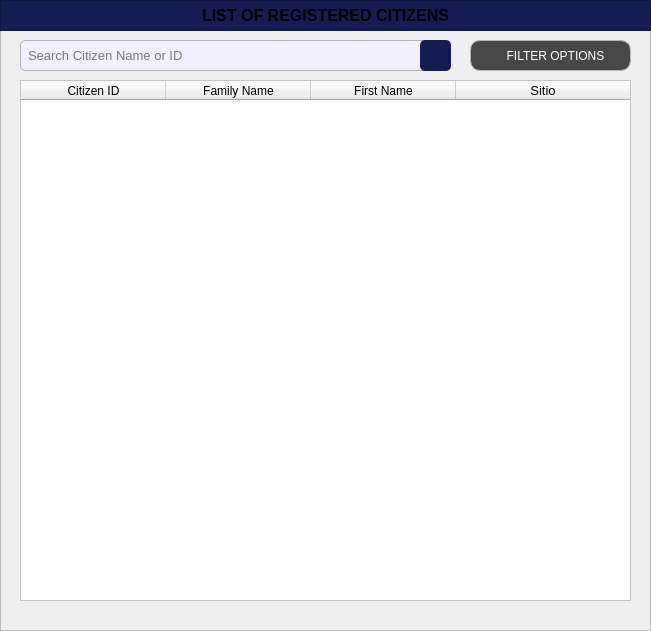
    <widget class="QFrame" name="basePopUpBodyFrame">
     <property name="geometry">
      <rect>
       <x>20</x>
       <y>20</y>
       <width>651</width>
       <height>631</height>
      </rect>
     </property>
     <property name="styleSheet">
      <string notr="true">#basePopUpBodyFrame {
	background-color: rgb(247, 247, 247);
	border: 1px solid rgb(194, 194, 194);
	border-radius: 10px;
}</string>
     </property>
     <property name="frameShape">
      <enum>QFrame::Shape::StyledPanel</enum>
     </property>
     <property name="frameShadow">
      <enum>QFrame::Shadow::Raised</enum>
     </property>
     <widget class="QFrame" name="basePopUpTitleFrame_3">
      <property name="geometry">
       <rect>
        <x>0</x>
        <y>0</y>
        <width>651</width>
        <height>31</height>
       </rect>
      </property>
      <property name="styleSheet">
       <string notr="true">#basePopUpTitleFrame_3 {
	background-color: #141c52;
}</string>
      </property>
      <property name="frameShape">
       <enum>QFrame::Shape::StyledPanel</enum>
      </property>
      <property name="frameShadow">
       <enum>QFrame::Shadow::Raised</enum>
      </property>
      <widget class="QLabel" name="label_title_3">
       <property name="geometry">
        <rect>
         <x>0</x>
         <y>0</y>
         <width>651</width>
         <height>31</height>
        </rect>
       </property>
       <property name="font">
        <font>
         <family>Arial</family>
         <pointsize>12</pointsize>
         <bold>true</bold>
        </font>
       </property>
       <property name="styleSheet">
        <string notr="true">#label_title{
	background-color:transparent;
	color: rgb(255, 255, 255);
}</string>
       </property>
       <property name="text">
        <string>LIST OF REGISTERED CITIZENS</string>
       </property>
       <property name="alignment">
        <set>Qt::AlignmentFlag::AlignCenter</set>
       </property>
      </widget>
     </widget>
     <widget class="QLineEdit" name="cp_CitizenName_fieldSearch">
      <property name="geometry">
       <rect>
        <x>20</x>
        <y>40</y>
        <width>431</width>
        <height>31</height>
       </rect>
      </property>
      <property name="font">
       <font>
        <family>Arial</family>
        <pointsize>10</pointsize>
       </font>
      </property>
      <property name="styleSheet">
       <string notr="true">#cp_CitizenName_fieldSearch{
    border: 1px solid #b3b3b3;  /* Black border */
    border-radius: 5px;        /* Rounded corners */
    padding: 5px;               /* Inner spacing */
    background-color: #f2efff;  /* Gray background */
    color: #000000; 
}
</string>
      </property>
      <property name="text">
       <string/>
      </property>
      <property name="placeholderText">
       <string>Search Citizen Name or ID</string>
      </property>
     </widget>
     <widget class="QPushButton" name="cp_CitizenName_buttonSearch">
      <property name="geometry">
       <rect>
        <x>420</x>
        <y>40</y>
        <width>31</width>
        <height>31</height>
       </rect>
      </property>
      <property name="font">
       <font>
        <family>Arial</family>
        <pointsize>9</pointsize>
       </font>
      </property>
      <property name="cursor">
       <cursorShape>PointingHandCursor</cursorShape>
      </property>
      <property name="focusPolicy">
       <enum>Qt::FocusPolicy::NoFocus</enum>
      </property>
      <property name="styleSheet">
       <string notr="true">#cp_CitizenName_buttonSearch {
    background-color:  #141c52;
    color: white;
    border-radius: 5px;
    padding: 10px; /* Optional: Adjusts spacing inside the button */
}
#cp_CitizenName_buttonSearch:hover {
    background-color: #1a237e; /* Slightly lighter blue when hovered */
}
#cp_CitizenName_buttonSearch:pressed {
    background-color: #0f1442; /* Darker blue when clicked */
}</string>
      </property>
      <property name="text">
       <string/>
      </property>
      <property name="icon">
       <iconset>
        <normaloff>../../../Assets/FuncIcons/icon_search_w.svg</normaloff>../../../Assets/FuncIcons/icon_search_w.svg</iconset>
      </property>
      <property name="iconSize">
       <size>
        <width>20</width>
        <height>20</height>
       </size>
      </property>
     </widget>
     <widget class="QTableWidget" name="inst_tableView_List_RegCitizens">
      <property name="geometry">
       <rect>
        <x>20</x>
        <y>80</y>
        <width>611</width>
        <height>521</height>
       </rect>
      </property>
      <property name="styleSheet">
       <string notr="true">#inst_tableView_List_RegCitizens {
	background-color: white;
	color: #black;
}
</string>
      </property>
      <attribute name="horizontalHeaderVisible">
       <bool>true</bool>
      </attribute>
      <attribute name="horizontalHeaderCascadingSectionResizes">
       <bool>false</bool>
      </attribute>
      <attribute name="horizontalHeaderDefaultSectionSize">
       <number>145</number>
      </attribute>
      <attribute name="horizontalHeaderShowSortIndicator" stdset="0">
       <bool>false</bool>
      </attribute>
      <attribute name="horizontalHeaderStretchLastSection">
       <bool>true</bool>
      </attribute>
      <attribute name="verticalHeaderCascadingSectionResizes">
       <bool>false</bool>
      </attribute>
      <column>
       <property name="text">
        <string>Citizen ID</string>
       </property>
       <property name="font">
        <font>
         <family>Arial</family>
        </font>
       </property>
       <property name="background">
        <color>
         <red>59</red>
         <green>57</green>
         <blue>100</blue>
        </color>
       </property>
      </column>
      <column>
       <property name="text">
        <string>Family Name</string>
       </property>
       <property name="font">
        <font>
         <family>Arial</family>
        </font>
       </property>
       <property name="background">
        <color>
         <red>59</red>
         <green>57</green>
         <blue>100</blue>
        </color>
       </property>
      </column>
      <column>
       <property name="text">
        <string>First Name</string>
       </property>
       <property name="font">
        <font>
         <family>Arial</family>
        </font>
       </property>
       <property name="background">
        <color>
         <red>59</red>
         <green>57</green>
         <blue>100</blue>
        </color>
       </property>
      </column>
      <column>
       <property name="text">
        <string>Sitio</string>
       </property>
       <property name="font">
        <font>
         <family>Arial</family>
         <pointsize>10</pointsize>
        </font>
       </property>
       <property name="background">
        <color>
         <red>59</red>
         <green>57</green>
         <blue>100</blue>
        </color>
       </property>
      </column>
     </widget>
     <widget class="QPushButton" name="profileList_buttonFilter">
      <property name="geometry">
       <rect>
        <x>470</x>
        <y>40</y>
        <width>161</width>
        <height>31</height>
       </rect>
      </property>
      <property name="font">
       <font>
        <family>Arial</family>
        <pointsize>9</pointsize>
       </font>
      </property>
      <property name="cursor">
       <cursorShape>PointingHandCursor</cursorShape>
      </property>
      <property name="focusPolicy">
       <enum>Qt::FocusPolicy::NoFocus</enum>
      </property>
      <property name="styleSheet">
       <string notr="true">#profileList_buttonFilter {
    background-color:  #474747;
    color: white;
    border: 1px solid #b5b5b5;
    border-radius: 10px;
    padding: 10px; 
}

#profileList_buttonFilter:hover {
    background-color: #636363;
    color: white; 
}

#profileList_buttonFilter:pressed {
    background-color: #bfbfbf;
    color: white; 
}
</string>
      </property>
      <property name="text">
       <string>   FILTER OPTIONS</string>
      </property>
      <property name="icon">
       <iconset>
        <normaloff>../../../Assets/FuncIcons/icon_filter.svg</normaloff>../../../Assets/FuncIcons/icon_filter.svg</iconset>
      </property>
      <property name="iconSize">
       <size>
        <width>18</width>
        <height>18</height>
       </size>
      </property>
     </widget>
    </widget>
